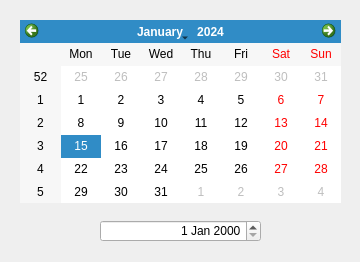
<?xml version="1.0" encoding="UTF-8"?>
<ui version="4.0">
 <class>frmCalendario</class>
 <widget class="QDialog" name="frmCalendario">
  <property name="geometry">
   <rect>
    <x>0</x>
    <y>0</y>
    <width>360</width>
    <height>262</height>
   </rect>
  </property>
  <property name="windowTitle">
   <string>Calendario</string>
  </property>
  <widget class="QCalendarWidget" name="calCalendario">
   <property name="geometry">
    <rect>
     <x>20</x>
     <y>20</y>
     <width>321</width>
     <height>183</height>
    </rect>
   </property>
  </widget>
  <widget class="QDateEdit" name="dateFecha">
   <property name="geometry">
    <rect>
     <x>100</x>
     <y>220</y>
     <width>161</width>
     <height>22</height>
    </rect>
   </property>
   <property name="alignment">
    <set>Qt::AlignRight|Qt::AlignTrailing|Qt::AlignVCenter</set>
   </property>
  </widget>
 </widget>
 <resources/>
 <connections/>
</ui>
